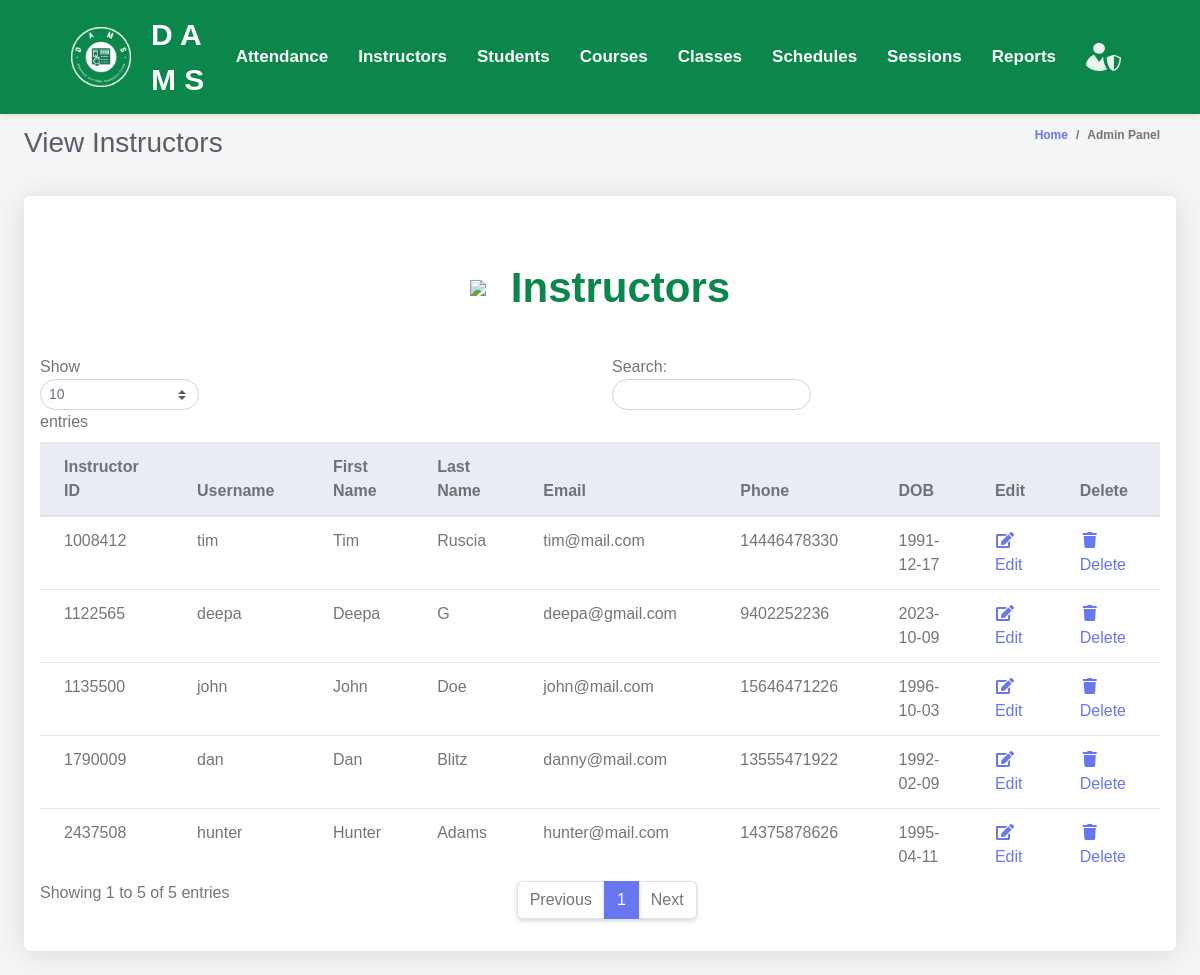
Before: /admin/viewInstructors.php with the older database file.
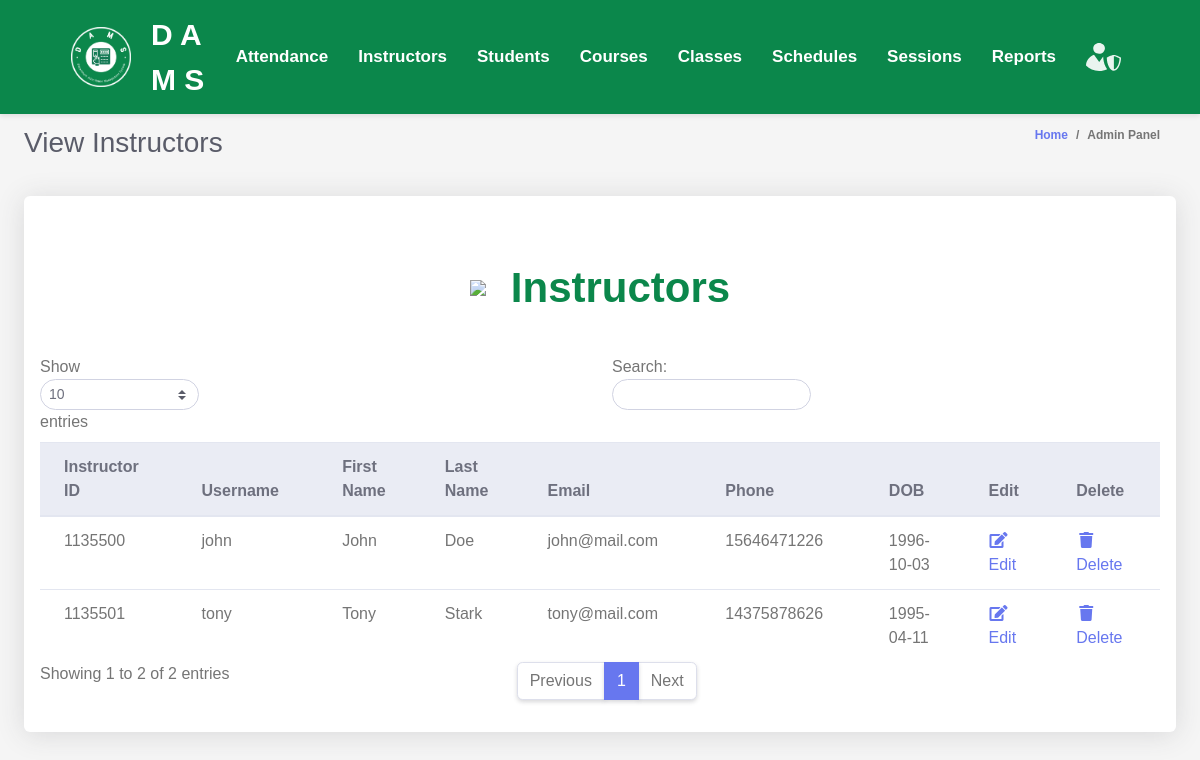
After: the same page with the newer database file.
### tables this page shows
CREATE TABLE `instructors` (
  `instructor_id` INT(11) PRIMARY KEY NOT NULL AUTO_INCREMENT,
  `username` VARCHAR(255) DEFAULT NULL,
  `first_name` VARCHAR(255) DEFAULT NULL,
  `last_name` VARCHAR(255) DEFAULT NULL,
  `email` VARCHAR(255) DEFAULT NULL,
  `phone` BIGINT(20) DEFAULT NULL,
  `dob` DATE DEFAULT NULL,
  `password` VARCHAR(255) DEFAULT NULL
);

### admin/admin.php (called while the page is built, shortened)
<?php
$database = new Database();
$conn = $database->getConnection();
class Admin
{
    public function list_instructors()
    {
        global $conn;
        $query = "SELECT * FROM instructors";
        $rs = $conn->query($query);
        $users = array();
        while ($row = $rs->fetch_assoc()) {
            $users[] = $row;
        }
        return $users;
    }
}

### admin/instructorsTable.php (the view, shortened to what this page needs)
<div class="row">
    <div class="col-lg-12">
        <div class="card mb-4">
        <div class="table-text">
            <img src="../assets/images/teacher.png" >
            <div>
                Instructors
            </div>
        </div>
            <div class="table-responsive p-3">
                <table class="table align-items-center table-flush table-hover" id="dataTableHover">
                    <thead class="thead-light">
                        <tr>
                            <th>Instructor ID</th>
                            <th>Username</th>
                            <th>First Name</th>
                            <th>Last Name</th>
                            <th>Email</th>
                            <th>Phone</th>
                            <th>DOB</th>
                            <th>Edit</th>
                            <th>Delete</th>
                        </tr>
                    </thead>
                    <tbody>
                        <?php
                        include "admin.php";
                        $admin = new Admin();
                        $users = $admin->list_instructors();
                        foreach ($users as $user) {
                            echo "<tr>";
                            echo "<td>" . $user['instructor_id'] . "</td>";
                            echo "<td>" . $user['username'] . "</td>";
                            echo "<td>" . $user['first_name'] . "</td>";
                            echo "<td>" . $user['last_name'] . "</td>";
                            echo "<td>" . $user['email'] . "</td>";
                            echo "<td>" . $user['phone'] . "</td>";
                            echo "<td>" . $user['dob'] . "</td>";
                            echo "<td><a href='?action=edit&Id=".$user['instructor_id']."'><i class='fas fa-fw fa-edit'></i>Edit</a></td>";
                            echo "<td><a href='?action=delete&Id=".$user['instructor_id']."'><i class='fas fa-fw fa-trash'></i>Delete</a></td>";
                            echo "</tr>";
                        }
                        ?>
                    </tbody>
                </table>
            </div>
        </div>
    </div>
</div>

Changed rows visible on the page:
removed instructors: instructor_id "1008412", username "tim", first_name "Tim", last_name "Ruscia", email "tim@mail.com", phone "14446478330", dob "1991-12-17"
removed instructors: instructor_id "1122565", username "deepa", first_name "Deepa", last_name "G", email "deepa@gmail.com", phone "9402252236", dob "2023-10-09"
removed instructors: instructor_id "1790009", username "dan", first_name "Dan", last_name "Blitz", email "danny@mail.com", phone "13555471922", dob "1992-02-09"
removed instructors: instructor_id "2437508", username "hunter", first_name "Hunter", last_name "Adams", email "hunter@mail.com", phone "14375878626", dob "1995-04-11"
added instructors: instructor_id "1135501", username "tony", first_name "Tony", last_name "Stark", email "tony@mail.com", phone "14375878626", dob "1995-04-11"
Other visible differences:
text written by a page script: "Show entries Search: Showing 1 to 5 of 5 entries Previous 1 Next" → "Show entries Search: Showing 1 to 2 of 2 entries Previous 1 Next"
